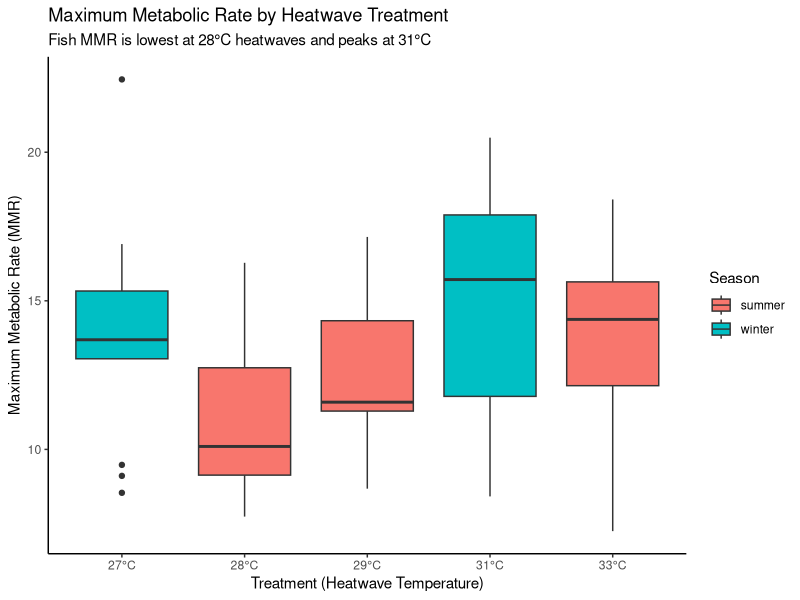
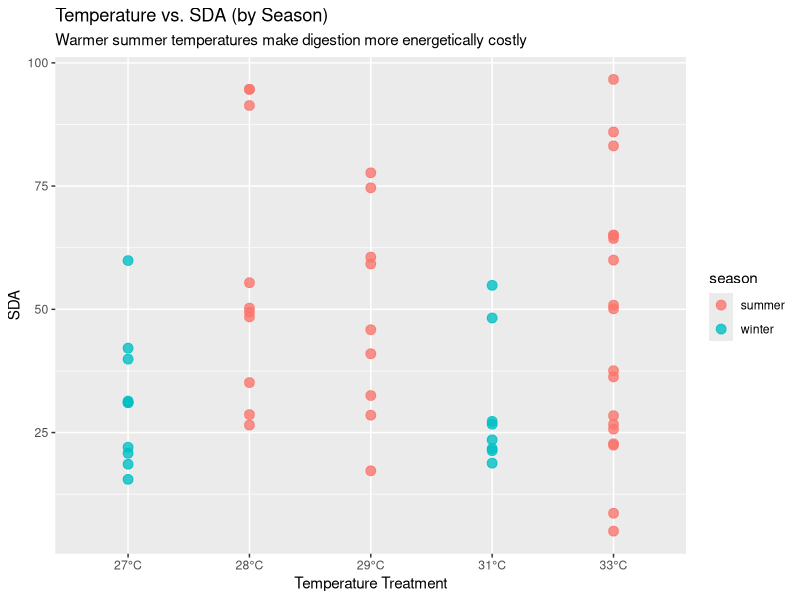
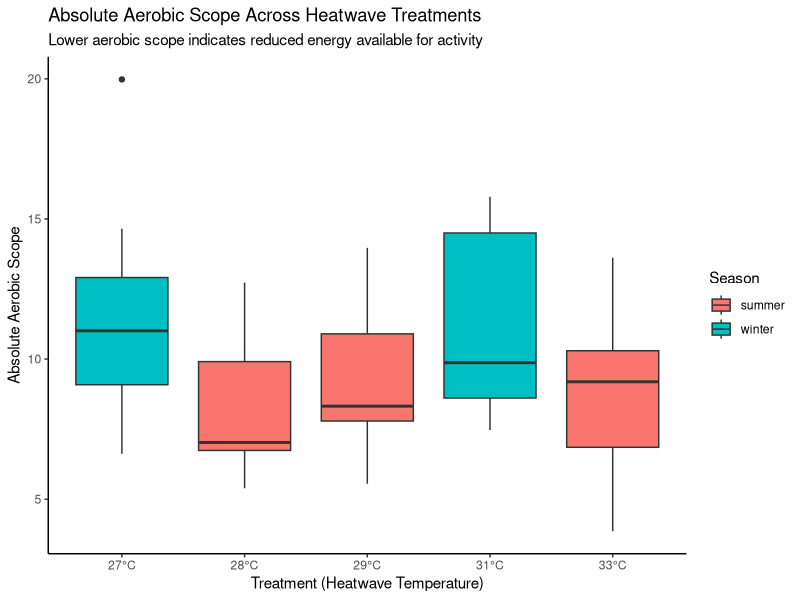
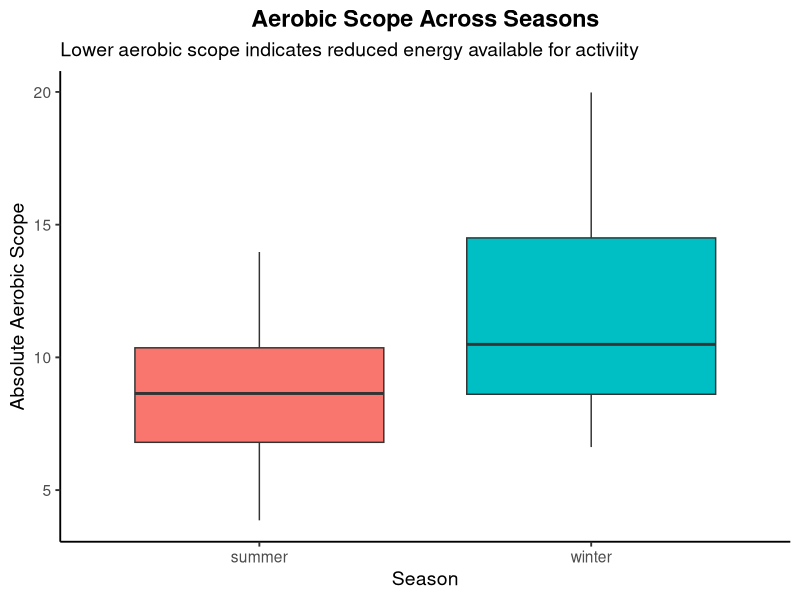
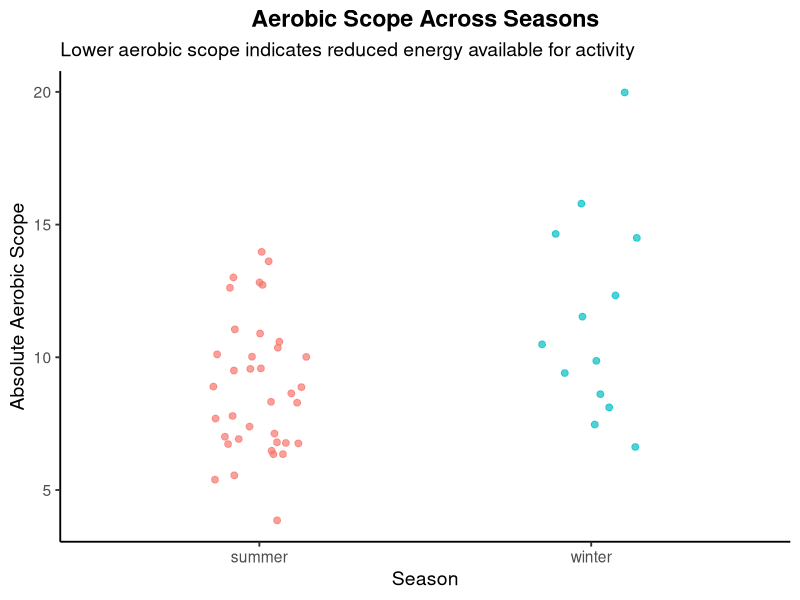
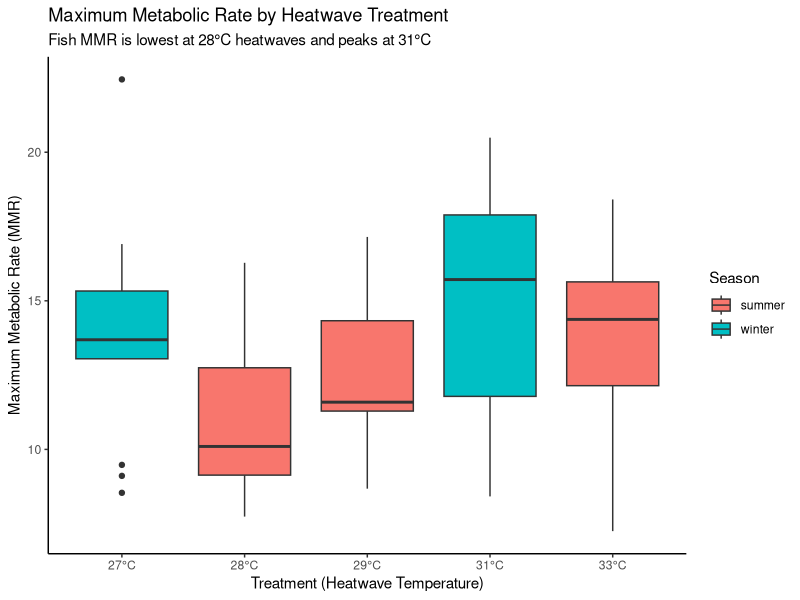
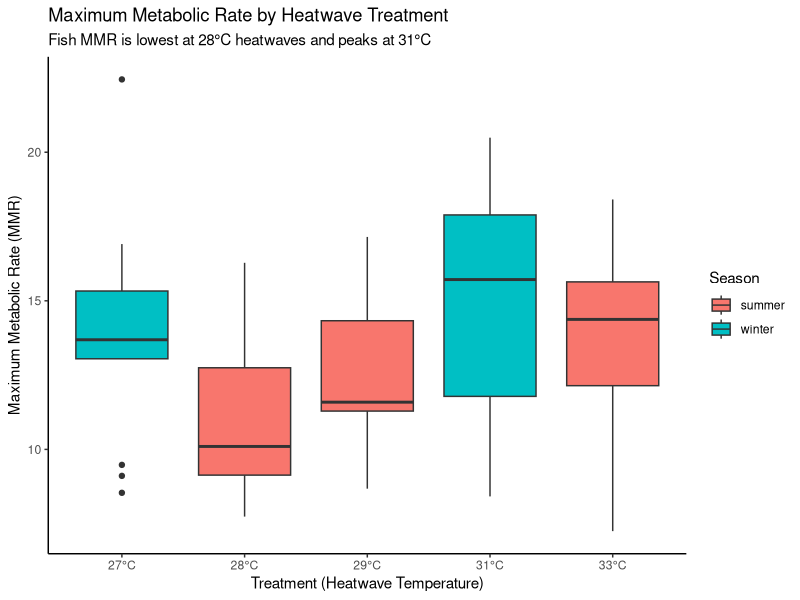
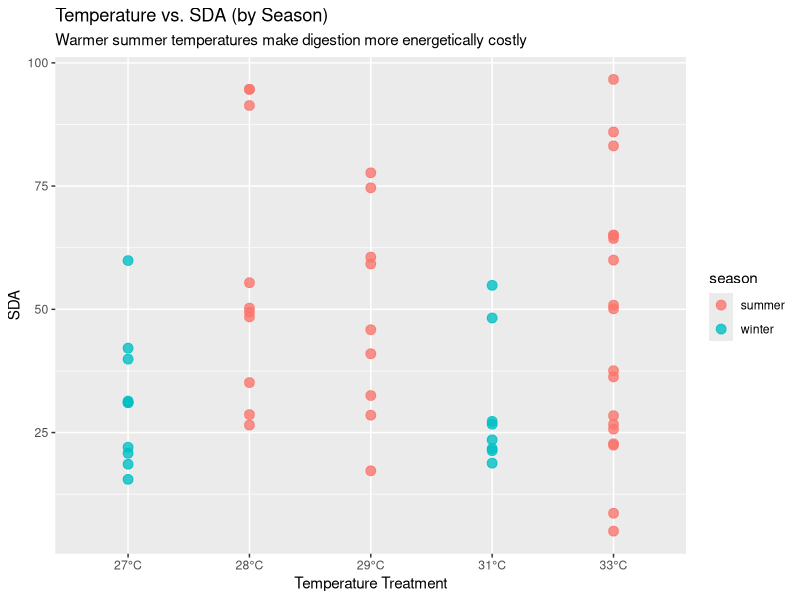

Here is the R script that generated these plots, in order:
## ---- chunk 1
library(tidyverse)
library(broom)
library(viridisLite)
library(ggplot2)
library(readr)
## ---- chunk 2
heatwaves_coral_fish <- read_csv("../data/VanWert_etal_2023_hawkfish.csv")
glimpse(heatwaves_coral_fish)
## ---- chunk 3
heatwaves_coral_fish_clean <- heatwaves_coral_fish |>
  rename(wet_mass = bw_g,
         total_length = tl_cm,
         standard_length = sl_cm,
         max_metabolic_rate = mmr_corrected,
         standard_metabolic_rate = smr_low10_all,
         absolute_aerobic_scope = aas_corrected,
         factorial_aerobic_scope = fas,
         SDA_coeff = sda_coeff,
         temp_of_arrhythmia = tarr,
         peak_max_heart_rate = fhmax_peak,
         temp_at_max_heart_rate = tpeak)
## ---- chunk 4

heatwave_vs_mmr <- heatwaves_coral_fish_clean |>
  filter(treatment_new != "wild") |>
  ggplot(aes(x = treatment_new, y = max_metabolic_rate, fill = season)) +
  geom_boxplot(position = position_dodge(width = 0.8)) +
  scale_x_discrete(labels = function(x) paste0(x, "°C")) +
  labs(
    title = "Maximum Metabolic Rate by Heatwave Treatment",
    subtitle = "Fish MMR is lowest at 28°C heatwaves and peaks at 31°C",
    x = "Treatment (Heatwave Temperature)",
    y = "Maximum Metabolic Rate (MMR)",
    fill = "Season"
  ) +
  theme_classic()

# Save the plot
ggsave("fig_mmr_vs_heatwave_boxplot.png", heatwave_vs_mmr, width = 7, height = 5)

heatwave_vs_mmr
## ---- chunk 5

temp_energy_season <- heatwaves_coral_fish_clean |>
  filter(treatment_new != "wild") |>
  ggplot(aes(x = treatment_new, y = SDA_integrated, color = season)) +
  geom_point(alpha = 0.8, size = 3) +
  scale_x_discrete(labels = function(x) ifelse(x == "wild", "wild", paste0(x, "°C"))) +
  labs(
    title = "Temperature vs. SDA (by Season)",
    subtitle = "Warmer summer temperatures make digestion more energetically costly",
    x = "Temperature Treatment",
    y = "SDA"
  )

# Save the plot
ggsave("fig_temp_energy_season_scatterplot.png", temp_energy_season, width = 7, height = 5)

temp_energy_season
## ---- chunk 6

season_means <- heatwaves_coral_fish_clean |>
  group_by(season) |>
  summarise(mean_mmr = mean(max_metabolic_rate, na.rm = TRUE))


seasonal_cycle <- ggplot(season_means, aes(x = season, y = mean_mmr, group = 1)) +
  geom_line(size = 1.2, color = "blue") +
  geom_point(size = 4, color = "darkred") +
  coord_polar() +
  theme_minimal() +
  labs(
    title = "Seasonal Cycle of Mean Metabolic Rate For Hawkfish",
    x = "",
    y = "Mean MMR (corrected)"
  ) +
  theme(
    plot.title = element_text(size = 16, face = "bold", hjust = 0.5)
   
  )

#save plot
ggsave("fig_polar_plot_metabolic_rate_per_season.png", seasonal_cycle, width = 7, height = 5)


## ---- chunk 7

aerobic_scope_treatment <- heatwaves_coral_fish_clean |>
  filter(treatment_new != "wild") |>
  mutate(treatment_new = factor(treatment_new,
                                levels = c("27", "28", "29", "31", "33"))) |>
  ggplot(aes(x = treatment_new,
             y = absolute_aerobic_scope,
             fill = season)) +
  geom_boxplot(position = position_dodge(width = 0.8)) +
  scale_x_discrete(labels = function(x) paste0(x, "°C")) +
  labs(
    title = "Absolute Aerobic Scope Across Heatwave Treatments",
    subtitle = "Lower aerobic scope indicates reduced energy available for activity",
    x = "Treatment (Heatwave Temperature)",
    y = "Absolute Aerobic Scope",
    fill = "Season"
  ) +
  theme_classic()

aerobic_scope_treatment
# Save the plot
ggsave("fig_aerobic_vs_heatwave_boxplot.png", aerobic_scope_treatment, width = 7, height = 5)

## ---- chunk 8
heatwaves_coral_fish_clean |>
  ggplot(aes(x = season, y = absolute_aerobic_scope, fill = season)) +
  geom_boxplot() +
  labs(
    title = "Aerobic Scope Across Seasons",
    subtitle = "Lower aerobic scope indicates reduced energy available for activiity",
    x = "Season",
    y = "Absolute Aerobic Scope"
  ) +
  theme_classic(base_size = 14) +
  theme(
    legend.position = "none",
    plot.title = element_text(face = "bold", hjust = 0.5)
  )

heatwaves_coral_fish_clean |>
  ggplot(aes(x = season, y = absolute_aerobic_scope, color = season)) +
  geom_jitter(width = 0.15, size = 2, alpha = 0.7) +
  labs(
    title = "Aerobic Scope Across Seasons",
    subtitle = "Lower aerobic scope indicates reduced energy available for activity",
    x = "Season",
    y = "Absolute Aerobic Scope"
  ) +
  theme_classic(base_size = 14) +
  theme(
    legend.position = "none",
    plot.title = element_text(face = "bold", hjust = 0.5)
  )
## ---- chunk 9

heatwave_vs_mmr <- heatwaves_coral_fish_clean |>
  filter(treatment_new != "wild") |>
  ggplot(aes(x = treatment_new, y = max_metabolic_rate, fill = season)) +
  geom_boxplot(position = position_dodge(width = 0.8)) +
  scale_x_discrete(labels = function(x) paste0(x, "°C")) +
  labs(
    title = "Maximum Metabolic Rate by Heatwave Treatment",
    subtitle = "Fish MMR is lowest at 28°C heatwaves and peaks at 31°C",
    x = "Treatment (Heatwave Temperature)",
    y = "Maximum Metabolic Rate (MMR)",
    fill = "Season"
  ) +
  theme_classic()

# Save the plot
ggsave("fig_mmr_vs_heatwave_boxplot.png", heatwave_vs_mmr, width = 7, height = 5)

heatwave_vs_mmr

